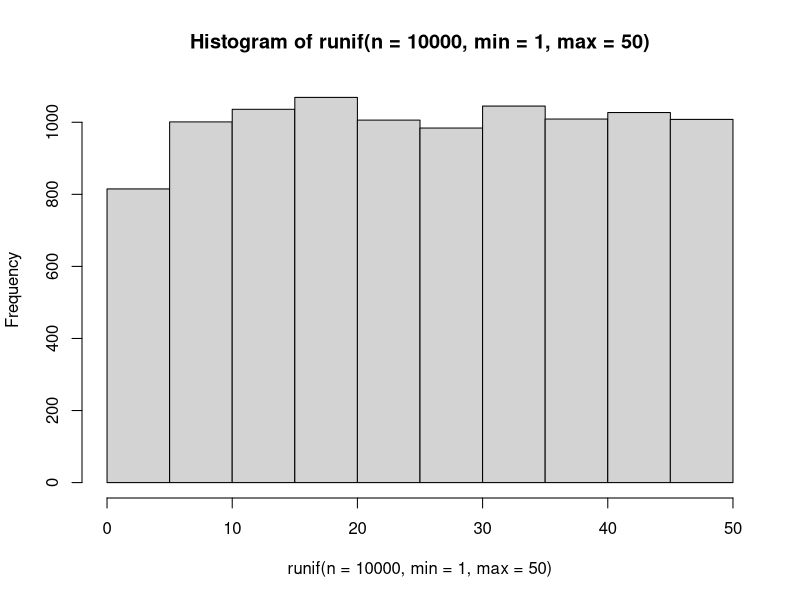
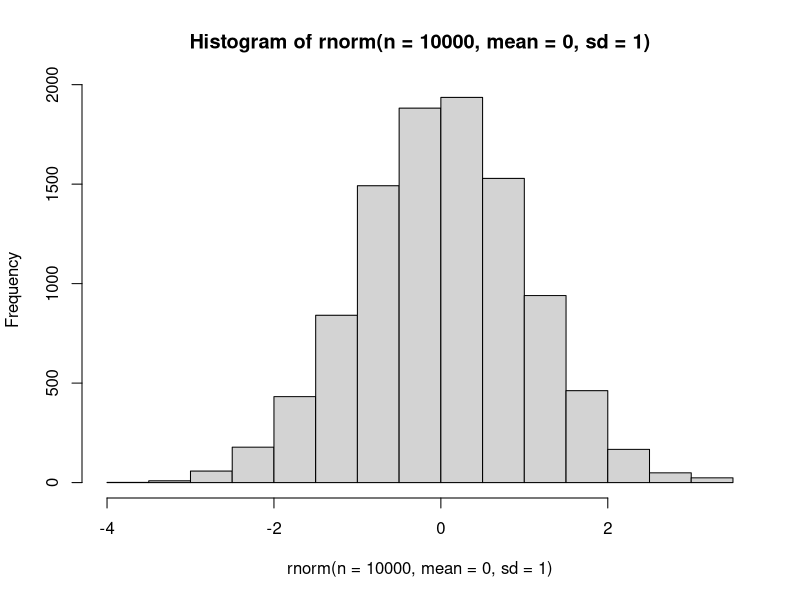
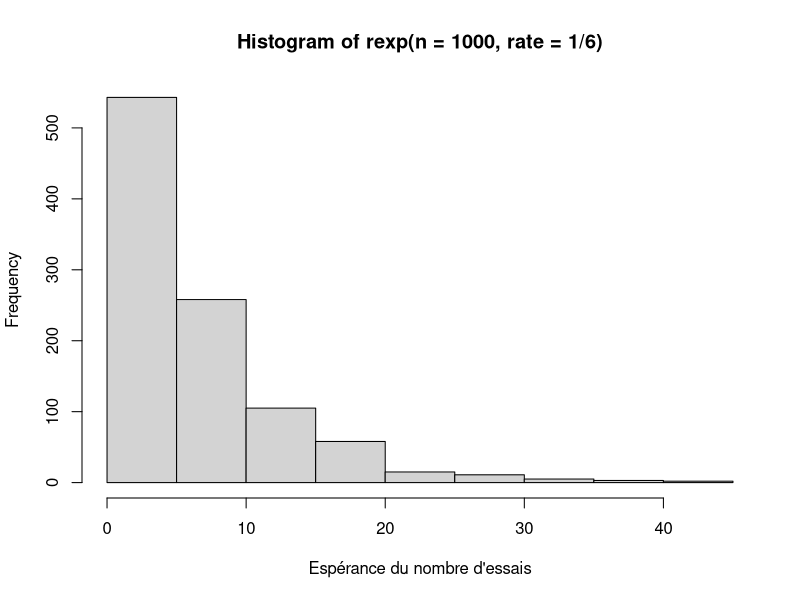

These figures' R source, in order:
## ---- chunk 1
valeurs = c("2", "3", "4", "5", "6", "7", "8", "9", "10", "valet", "reine", "roi", "as")
couleurs = rep(c("pique", "trèfle", "carreau", "coeur"),each = 13)
cartes = paste(valeurs,"-",couleurs)
tirage = function(n, cartes) {
    sample(x = cartes, size = n, replace = FALSE)
}
tirage(3, cartes)
## ---- chunk 2
hist(runif(n = 10000, min = 1, max = 50))
## ---- chunk 3
hist(rnorm(n = 10000, mean = 0, sd = 1))
## ---- chunk 4
rbinom(n = 10, size = 1, prob = 0.5)
## ---- chunk 5
rmultinom(n = 3, size = 1, prob = rep(1/6, 6))
## ---- chunk 6
hist(rexp(n = 1000, rate = 1/6), xlab = "Espérance du nombre d'essais")
## ---- chunk 7
set.seed(1)
p <- 0.55
alea <- runif(n = 1, min = 0, max = 1)
if(alea < p) res = "pile" else res = "face"
res
## ---- chunk 8
etats <- c("A", "B", "C", "D", "E")
p = c(0.1, 0.5, 0.2, 0.05, 0.15)
sum(p)

# On utilise cumsum pour calculer la probabilité cumulative
cump <- cumsum(p)
cump
## ---- chunk 9
alea <- runif(1,0,1)
alea
n_etats <- 5
i = 1
plus_petit = FALSE
while(plus_petit == FALSE) {
    if(alea < cump[i]) {
        decision = etats[i]
        plus_petit = TRUE
    }
    else {
        i = i + 1
    }
}
decision
## ---- chunk 10
tirage <- function(p) {
    etats <- c("A", "B", "C", "D", "E")
    tirage <- rmultinom(n=1,size=1,prob=p)
    etats[which(tirage==1)]
}
tirage(p)
